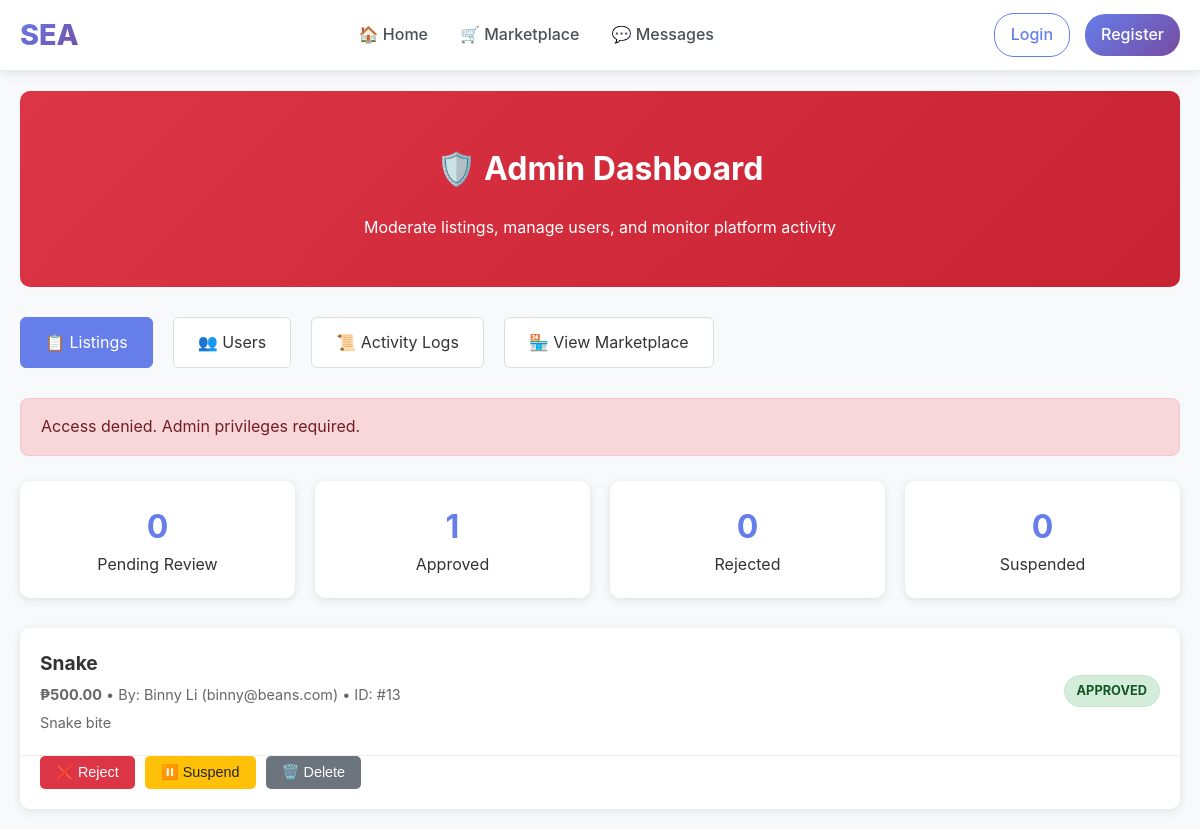
/admin, run on an earlier commit of the app's database.
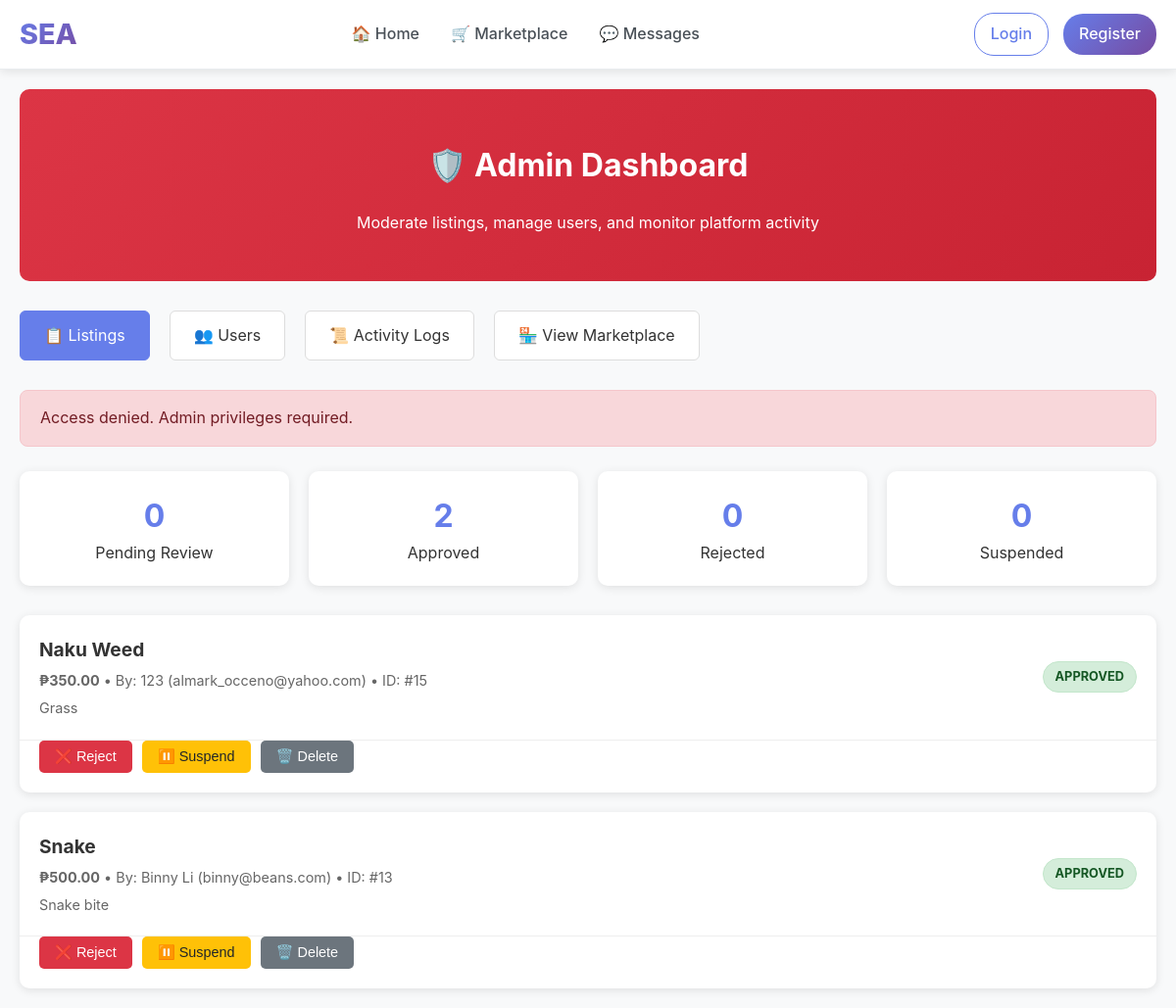
And on a later commit of the database.
### tables this page shows
CREATE TABLE items (
        item_id INTEGER PRIMARY KEY AUTOINCREMENT,
        student_id INTEGER,
        item_name TEXT NOT NULL,
        price REAL NOT NULL,
        description TEXT,
        image TEXT, contact TEXT, payment TEXT, status TEXT DEFAULT 'available', category TEXT DEFAULT "other", moderation_status TEXT DEFAULT 'approved',
        FOREIGN KEY (student_id) REFERENCES students(student_id)
    );

CREATE TABLE students (
        student_id INTEGER PRIMARY KEY AUTOINCREMENT,
        name TEXT NOT NULL,
        email TEXT UNIQUE NOT NULL,
        password TEXT NOT NULL,
        org TEXT
    , is_admin INTEGER DEFAULT 0);

### app.py (the view)
@app.route('/admin')
def admin_dashboard():
    if not require_admin():
        return redirect(url_for('home'))
    conn = get_db_connection()
    cur = conn.cursor()
    cur.execute("""
        SELECT i.*, s.name as seller_name, s.email as seller_email,
               (SELECT COUNT(*) FROM admin_actions WHERE target_type='item' AND target_id=i.item_id) as action_count
        FROM items i
        JOIN students s ON i.student_id = s.student_id
        ORDER BY i.item_id DESC
    """)
    items = [dict(row) for row in cur.fetchall()]
    cur.execute("SELECT moderation_status, COUNT(*) as count FROM items GROUP BY moderation_status")
    stats = dict(cur.fetchall())
    conn.close()
    return render_template('admin/dashboard.html', items=items, stats=stats)

### app.py (called while the page is built, shortened)
def get_db_connection():
    db_path = os.path.join(BASE_DIR, 'database', 'marketplace.db')
    conn = sqlite3.connect(db_path, timeout=30.0)
    conn.row_factory = sqlite3.Row
    conn.execute('PRAGMA journal_mode=WAL;')
    return conn

def require_login():
    if 'user_id' not in session:
        return False

@app.context_processor
def inject_csrf_token():
    return dict(csrf_token=generate_csrf_token)

@app.context_processor
def inject_admin_status():
    return dict(is_admin_user=is_admin())

def is_admin():
    if not require_login():
        return False

def require_admin():
    if not is_admin():
        flash("Access denied. Admin privileges required.", "error")
        return redirect(url_for('home'))
    return True

@app.template_filter('php')
def format_php(value):
    try:
        if value is None or value == '':
            return ''
        s = str(value).strip()
        s = s.replace(',', '').replace('₱', '').replace('PHP', '').strip()
        v = float(s)
        return f"₱{v:,.2f}"
    except Exception:
        return value

### templates/admin/dashboard.html (shortened to what this page needs)
{% extends "base.html" %}
{% block content %}
<div class="admin-page">
  <div class="admin-header">
    <h1>🛡️ Admin Dashboard</h1>
    <p>Moderate listings, manage users, and monitor platform activity</p>
  </div>
  <div class="admin-nav">
    <a href="{{ url_for('admin_dashboard') }}" class="active">📋 Listings</a>
    <a href="{{ url_for('admin_users') }}">👥 Users</a>
    <a href="{{ url_for('admin_logs') }}">📜 Activity Logs</a>
    <a href="{{ url_for('marketplace') }}">🏪 View Marketplace</a>
  </div>
  {% with messages = get_flashed_messages(with_categories=true) %}
    {% if messages %}
      {% for category, message in messages %}
        <div class="alert {{ category }}">
          {{ message }}
        </div>
      {% endfor %}
    {% endif %}
  {% endwith %}
  <div class="stats-grid">
    <div class="stat-card">
      <div class="stat-number">{{ stats.get('pending', 0) }}</div>
      <div>Pending Review</div>
    </div>
    <div class="stat-card">
      <div class="stat-number">{{ stats.get('approved', 0) }}</div>
      <div>Approved</div>
    </div>
    <div class="stat-card">
      <div class="stat-number">{{ stats.get('rejected', 0) }}</div>
      <div>Rejected</div>
    </div>
    <div class="stat-card">
      <div class="stat-number">{{ stats.get('suspended', 0) }}</div>
      <div>Suspended</div>
    </div>
  </div>
  <div class="items-grid">
    {% for item in items %}
    <div class="item-card">
      <div class="item-header">
        <div class="item-info">
          <div class="item-name">{{ item.item_name }}</div>
          <div class="item-meta">
            <strong>{{ item.price|php }}</strong> •
            By: {{ item.seller_name }} ({{ item.seller_email }}) •
            ID: #{{ item.item_id }}
          </div>
          <div class="item-meta" style="margin-top: 5px;">
            {{ item.description[:100] }}{% if item.description|length > 100 %}...{% endif %}
          </div>
        </div>
        <span class="status-badge status-{{ item.moderation_status }}">
          {{ item.moderation_status }}
        </span>
      </div>
      <div class="item-actions">
        {% if item.moderation_status != 'rejected' %}
          <form method="POST" action="{{ url_for('moderate_item', item_id=item.item_id, action='reject') }}" style="display: inline;">
            <button type="submit" class="btn-action btn-reject"
                    onclick="return confirm('Reject this listing?');">
              ❌ Reject
            </button>
          </form>
        {% endif %}
        {% if item.moderation_status != 'suspended' %}
          <form method="POST" action="{{ url_for('moderate_item', item_id=item.item_id, action='suspend') }}" style="display: inline;">
            <button type="submit" class="btn-action btn-suspend"
                    onclick="return confirm('Suspend this listing?');">
              ⏸️ Suspend
            </button>
          </form>
        {% endif %}
        <form method="POST" action="{{ url_for('moderate_item', item_id=item.item_id, action='delete') }}" style="display: inline;">
          <button type="submit" class="btn-action btn-delete"
                  onclick="return confirm('⚠️ PERMANENTLY DELETE this listing? This cannot be undone!');">
            🗑️ Delete
          </button>
        </form>
      </div>
    </div>
    {% endfor %}
  </div>
</div>
{% endblock %}

### templates/base.html (shortened to what this page needs)
<!DOCTYPE html>
<html lang="en">
<head>
</head>
<body data-user-id="{% if session.get('user_id') %}{{ session.get('user_id') }}{% endif %}"{% if other %} data-other-id="{{ other['student_id'] }}"{% endif %}>
<nav class="navbar">
  <div class="nav-container">
    <a href="{{ url_for('home') }}" class="nav-brand">SEA</a>
    <div class="nav-links" id="navLinks">
      <a href="{{ url_for('home') }}">🏠 Home</a>
      <a href="{{ url_for('marketplace') }}">🛒 Marketplace</a>
      <a href="{{ url_for('messages') }}">💬 Messages</a>
    </div>
    <div class="nav-user">
      {% if session.get('user_id') %}
        <span class="user-info">👋 {{ session.get('user_name') }}</span>
        <a href="{{ url_for('logout') }}" class="btn-logout">Logout</a>
      {% else %}
        <a href="{{ url_for('login') }}" class="btn-outline">Login</a>
        <a href="{{ url_for('register') }}" class="btn-primary">Register</a>
      {% endif %}
    </div>
  </div>
</nav>
<div class="main-content">
{% block content %}{% endblock %}
</div>
{% set is_chat_page = request.endpoint == 'chat_page' %}
</body>
</html>

### templates/base.html (style rules this page uses)
* { box-sizing: border-box; }
body { margin: 0; font-family: -apple-system, BlinkMacSystemFont, 'Segoe UI', Roboto, sans-serif; background: #f8f9fa; line-height: 1.6; color: #333; }
.main-content { min-height: calc(100vh - 80px); padding-top: 0; }
.navbar { background: white; padding: 12px 0; box-shadow: 0 2px 10px rgba(0, 0, 0, 0.1); border-bottom: 1px solid #e9ecef; position: sticky; top: 0; z-index: 1000; }
.nav-container { max-width: 1200px; margin: 0 auto; padding: 0 20px; display: flex; align-items: center; justify-content: space-between; flex-wrap: wrap; gap: 20px; }
.nav-brand { font-size: 1.8rem; font-weight: 800; color: #667eea; text-decoration: none; background: linear-gradient(135deg, #667eea 0%, #764ba2 100%); -webkit-background-clip: text; background-clip: text; -webkit-text-fill-color: transparent; }
.nav-links { display: flex; align-items: center; gap: 0; flex: 1; justify-content: center; flex-wrap: wrap; }
.nav-links a { color: #495057; text-decoration: none; padding: 10px 16px; border-radius: 6px; font-weight: 500; transition: all 0.2s ease; position: relative; }
.nav-user { display: flex; align-items: center; gap: 15px; flex-wrap: wrap; }
.nav-user a { color: #495057; text-decoration: none; padding: 8px 16px; border-radius: 20px; font-weight: 500; transition: all 0.2s ease; border: 1px solid transparent; }
.nav-user a.btn-primary { background: linear-gradient(135deg, #667eea 0%, #764ba2 100%); color: white; border: none; }
.nav-user a.btn-outline { border: 1px solid #667eea; color: #667eea; }

### templates/admin/dashboard.html (style rules this page uses)
.admin-page { padding: 20px; max-width: 1200px; margin: 0 auto; }
.admin-header { background: linear-gradient(135deg, #dc3545 0%, #c82333 100%); color: white; padding: 30px; border-radius: 10px; margin-bottom: 30px; text-align: center; }
.admin-nav { display: flex; gap: 20px; margin-bottom: 30px; flex-wrap: wrap; }
.admin-nav a { background: #fff; color: #333; padding: 12px 24px; border-radius: 6px; text-decoration: none; border: 1px solid #ddd; transition: all 0.3s ease; }
.admin-nav a:hover, .admin-nav a.active { background: #667eea; color: white; border-color: #667eea; }
.stats-grid { display: grid; grid-template-columns: repeat(auto-fit, minmax(200px, 1fr)); gap: 20px; margin-bottom: 30px; }
.stat-card { background: white; padding: 20px; border-radius: 10px; box-shadow: 0 2px 10px rgba(0,0,0,0.1); text-align: center; }
.stat-number { font-size: 2rem; font-weight: bold; color: #667eea; }
.items-grid { display: grid; gap: 20px; }
.item-card { background: white; border-radius: 10px; box-shadow: 0 2px 10px rgba(0,0,0,0.1); overflow: hidden; }
.item-header { display: flex; justify-content: space-between; align-items: center; padding: 20px; border-bottom: 1px solid #eee; }
.item-info { flex: 1; }
.item-name { font-size: 1.2rem; font-weight: bold; margin-bottom: 5px; }
.item-meta { color: #666; font-size: 0.9rem; }
.status-badge { padding: 5px 12px; border-radius: 20px; font-size: 0.8rem; font-weight: bold; text-transform: uppercase; }
.status-approved { background: #d4edda; color: #155724; border: 1px solid #c3e6cb; }
.item-actions { display: flex; gap: 10px; padding: 0 20px 20px; }
.btn-action { padding: 8px 16px; border: none; border-radius: 5px; cursor: pointer; font-size: 0.9rem; text-decoration: none; display: inline-block; transition: all 0.3s ease; }
.btn-reject { background: #dc3545; color: white; }
.btn-suspend { background: #ffc107; color: #212529; }
.btn-delete { background: #6c757d; color: white; }
.alert { padding: 15px 20px; border-radius: 8px; margin-bottom: 25px; }
.alert.error { background: #f8d7da; color: #721c24; border: 1px solid #f5c6cb; }

What changed in the data, as far as the page shows it:
added items: item_name "Naku Weed", price|php "₱350.00", seller_name "123", seller_email "almark_occeno@yahoo.com", item_id "15", description "Grass", moderation_status "APPROVED"
Also different on the page:
{{ stats.get('approved', 0) }}: "1" → "2"
